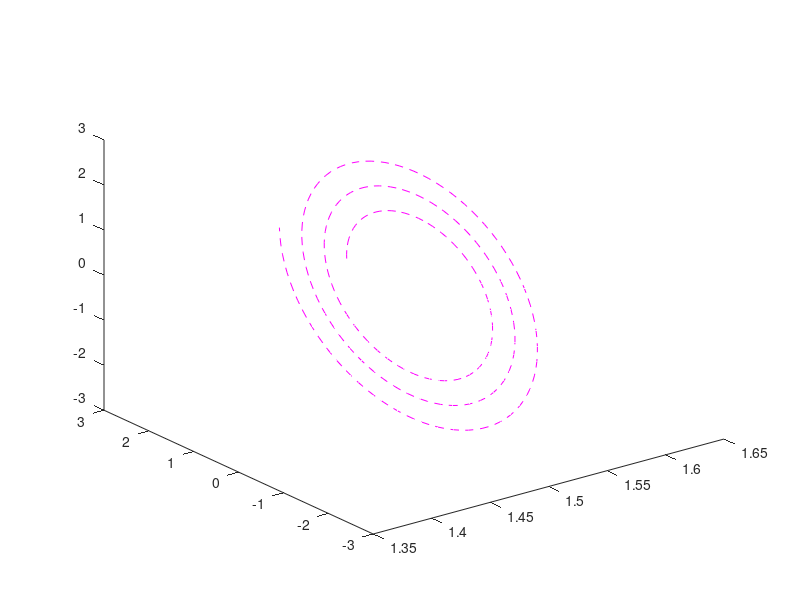

MATLAB code for this plot:
%% CIRCLE
% th = 0:pi/50:2*pi;
% y = 2*cos(th);
% z = 2*sin(th);
% x = ones(size(z))*3;
% plot3(x,y,z, '--m')

%% HEART 
% t = -3:0.1:3;
% y = 1/15*16*(sin(t)).^3;
% z = 1/15*(15*cos(t) - 5*cos(2*t) - 2*cos(3*t) - cos(4*t));
% x = ones(size(z))*3;
% plot3(x,y,z, '--m')

%% Spiral
% th = 0:pi/50:3*pi;
% t = linspace(1,3,length(th));
% y = 2*cos(th);
% z = 2*sin(th);
% x = t;
% plot3(x,y,z)

%% MESH

% y = [-2:0.5:2];
% z = [-2:0.5:2];
% [Y,Z] = meshgrid(y,z);
% X1 = ones(size(Y));
% X2 = ones(size(Y))*1.5;
% 
% Y = reshape(Y,1, numel(Y));
% Z = reshape(Z,1, numel(Z));
% X1 = reshape(X1, 1, numel(X1));
% X2 = reshape(X2, 1, numel(X2));
% 
% Y = [Y(:), Y(:)].';
% Y = [Y(:)];
% 
% Z = [Z(:), Z(:)].';
% Z = [Z(:)];
% 
% X = [X1(:), X2(:)].';
% X = [X(:)];
% 
% plot3(X, Y, Z)

%% Modify Pose Angle at the same point

pos = ones(3,20).*[4; 0 ; 4];

angle = linspace(0,pi, length(pos));

trajectory = [pos ; angle];
%% 

th = 0:pi/50:6*pi;
t = linspace(1.5, 3, length(th));
y = t.*cos(th);
z = t.*sin(th);
x = ones(size(z))*1.5;
plot3(x,y,z, '--m')

angle = ones(1, length(th))*deg2rad(90);
trajectory = [x; y; z;  angle];

% pos = ones(3,20).*[2; 2 ; 2];
% 
% angle = linspace(0,pi, length(pos));
% 
% trajectory = [pos ; angle];

% trajectory = trajectory(:,1);
% 
% trajectory = [1.5;  0 ; 1.5 ; deg2rad(90)];

%% Sinusoidal Radial Scan
% 
% th = 0:pi/50:2*pi;
% t = linspace(1,3,length(th));
% y = 2*cos(th);
% z = 2*sin(th);
% x = 0.5*sin(12*th) + 2;
% 
% angle = ones(1, length(th))*deg2rad(90);
% trajectory = [x; y; z ;  angle];
% 
% plot3(x,y,z, '--m');

%% Sinusoidal Planar Scan

% th = 0:pi/50:2*pi;
% t = linspace(-2,2,length(th));
% c = ones(1, length(th))*3;
% y = t;
% z = 1.5*sin(5*th);
% x = c;
% 
% 
% th = 0:pi/50:2*pi;
% t = linspace(-2,2,length(th));
% c = ones(1, length(th))*3;
% y = [y 1.5*sin(5*th)];
% z = [z t]; 
% x = [x c];
% 
% angle = ones(1, length(x))*deg2rad(90);
% trajectory = [x; y; z]; %;  angle];
% 
% plot3(x,y,z, '--m');


% th = 0:pi/50:2*pi;
% t = linspace(1,3,length(th));
% y = 2*cos(th);
% z = 2*sin(th);
% x = 1*sin(12*th) + 1;
% 
% angle = ones(1, length(th))*deg2rad(90);
% trajectory = [x; y; z;  angle];
% 
% plot3(x,y,z, '--m');